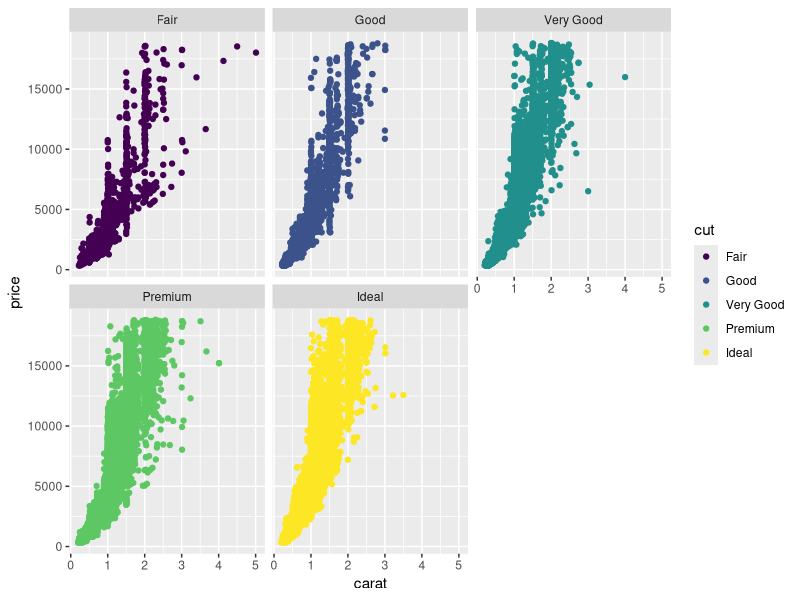
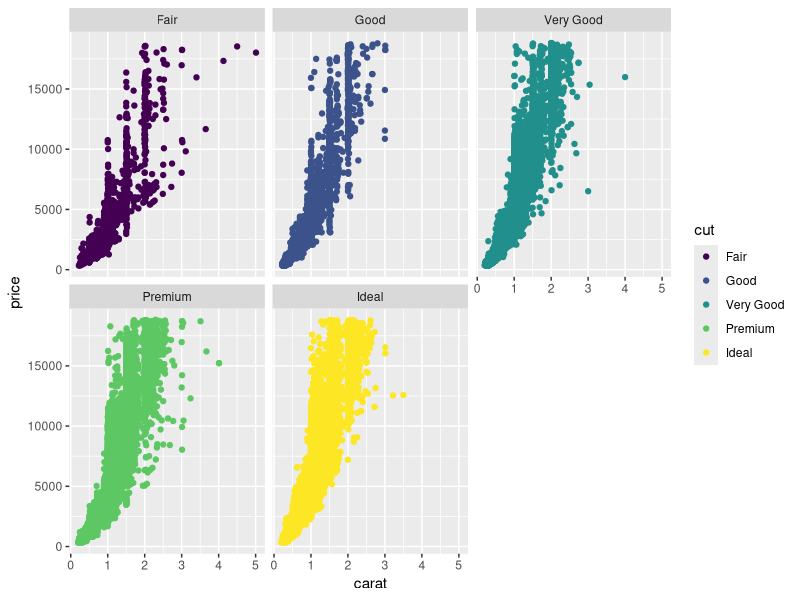

Source code (R) for these figures, in order: (Note: this script raises an error after producing the figures.)
library(tidyverse) # loading tidyverse library
ggplot(data = diamonds, aes(x = carat, y = price, color = cut)) +
  geom_point() +
  facet_wrap(~cut)
ggsave(diamonds_facet_wrap_ggs.png, width = 700, height = 1000)
getwd()